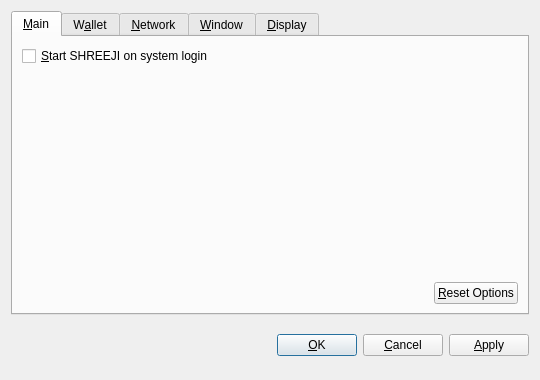
<?xml version="1.0" encoding="UTF-8"?>
<ui version="4.0">
 <class>OptionsDialog</class>
 <widget class="QDialog" name="OptionsDialog">
  <property name="geometry">
   <rect>
    <x>0</x>
    <y>0</y>
    <width>540</width>
    <height>380</height>
   </rect>
  </property>
  <property name="windowTitle">
   <string>Options</string>
  </property>
  <property name="modal">
   <bool>true</bool>
  </property>
  <layout class="QVBoxLayout" name="verticalLayout">
   <item>
    <widget class="QTabWidget" name="tabWidget">
     <property name="tabPosition">
      <enum>QTabWidget::North</enum>
     </property>
     <property name="currentIndex">
      <number>0</number>
     </property>
     <widget class="QWidget" name="tabMain">
      <attribute name="title">
       <string>&amp;Main</string>
      </attribute>
      <layout class="QVBoxLayout" name="verticalLayout_Main">
       <item>
        <widget class="QCheckBox" name="bitcoinAtStartup">
         <property name="toolTip">
          <string>Automatically start SHREEJI after logging in to the system.</string>
         </property>
         <property name="text">
          <string>&amp;Start SHREEJI on system login</string>
         </property>
        </widget>
       </item>
       <item>
        <spacer name="verticalSpacer_Main">
         <property name="orientation">
          <enum>Qt::Vertical</enum>
         </property>
         <property name="sizeHint" stdset="0">
          <size>
           <width>20</width>
           <height>40</height>
          </size>
         </property>
        </spacer>
       </item>
       <item>
        <layout class="QHBoxLayout" name="horizontalLayout_2_Main">
         <item>
          <spacer name="horizontalSpacer_2_Main">
           <property name="orientation">
            <enum>Qt::Horizontal</enum>
           </property>
           <property name="sizeHint" stdset="0">
            <size>
             <width>40</width>
             <height>20</height>
            </size>
           </property>
          </spacer>
         </item>
         <item>
          <widget class="QPushButton" name="resetButton">
           <property name="toolTip">
            <string>Reset all client options to default.</string>
           </property>
           <property name="text">
            <string>&amp;Reset Options</string>
           </property>
           <property name="autoDefault">
            <bool>false</bool>
           </property>
          </widget>
         </item>
        </layout>
       </item>
      </layout>
     </widget>
     <widget class="QWidget" name="tabWallet">
      <attribute name="title">
       <string>W&amp;allet</string>
      </attribute>
      <layout class="QVBoxLayout" name="verticalLayout_Network">
       <item>
        <widget class="QLabel" name="transactionFeeInfoLabel">
         <property name="text">
          <string>Optional transaction fee per kB that helps make sure your transactions are processed quickly. Most transactions are 1 kB.</string>
         </property>
         <property name="textFormat">
          <enum>Qt::PlainText</enum>
         </property>
         <property name="wordWrap">
          <bool>true</bool>
         </property>
        </widget>
       </item>
       <item>
        <layout class="QHBoxLayout" name="horizontalLayout_1_Main">
         <item>
          <widget class="QLabel" name="transactionFeeLabel">
           <property name="text">
            <string>Pay transaction &amp;fee</string>
           </property>
           <property name="textFormat">
            <enum>Qt::PlainText</enum>
           </property>
           <property name="buddy">
            <cstring>transactionFee</cstring>
           </property>
          </widget>
         </item>
         <item>
          <widget class="BitcoinAmountField" name="transactionFee"/>
         </item>
         <item>
          <spacer name="horizontalSpacer_1_Main">
           <property name="orientation">
            <enum>Qt::Horizontal</enum>
           </property>
           <property name="sizeHint" stdset="0">
            <size>
             <width>40</width>
             <height>20</height>
            </size>
           </property>
          </spacer>
         </item>
        </layout>
       </item>
       <item>
        <widget class="QLabel" name="label">
         <property name="text">
          <string>If you disable the spending of unconfirmed change, the change from a transaction cannot be used until that transaction has at least one confirmation. This also affects how your balance is computed.</string>
         </property>
         <property name="wordWrap">
          <bool>true</bool>
         </property>
        </widget>
       </item>
       <item>
        <widget class="QCheckBox" name="spendZeroConfChange">
         <property name="text">
          <string>Spend unconfirmed change  (experts only)</string>
         </property>
        </widget>
       </item>
       <item>
        <spacer name="verticalSpacer">
         <property name="orientation">
          <enum>Qt::Vertical</enum>
         </property>
         <property name="sizeHint" stdset="0">
          <size>
           <width>20</width>
           <height>40</height>
          </size>
         </property>
        </spacer>
       </item>
      </layout>
     </widget>
     <widget class="QWidget" name="tabNetwork">
      <attribute name="title">
       <string>&amp;Network</string>
      </attribute>
      <layout class="QVBoxLayout" name="verticalLayout_Network">
       <item>
        <widget class="QCheckBox" name="mapPortUpnp">
         <property name="toolTip">
          <string>Automatically open the SHREEJI client port on the router. This only works when your router supports UPnP and it is enabled.</string>
         </property>
         <property name="text">
          <string>Map port using &amp;UPnP</string>
         </property>
        </widget>
       </item>
       <item>
        <widget class="QCheckBox" name="connectSocks">
         <property name="toolTip">
          <string>Connect to the SHREEJI network through a SOCKS proxy (e.g. when connecting through Tor).</string>
         </property>
         <property name="text">
          <string>&amp;Connect through SOCKS proxy:</string>
         </property>
        </widget>
       </item>
       <item>
        <layout class="QHBoxLayout" name="horizontalLayout_Network">
         <item>
          <widget class="QLabel" name="proxyIpLabel">
           <property name="text">
            <string>Proxy &amp;IP:</string>
           </property>
           <property name="textFormat">
            <enum>Qt::PlainText</enum>
           </property>
           <property name="buddy">
            <cstring>proxyIp</cstring>
           </property>
          </widget>
         </item>
         <item>
          <widget class="QValidatedLineEdit" name="proxyIp">
           <property name="maximumSize">
            <size>
             <width>140</width>
             <height>16777215</height>
            </size>
           </property>
           <property name="toolTip">
            <string>IP address of the proxy (e.g. 127.0.0.1)</string>
           </property>
          </widget>
         </item>
         <item>
          <widget class="QLabel" name="proxyPortLabel">
           <property name="text">
            <string>&amp;Port:</string>
           </property>
           <property name="textFormat">
            <enum>Qt::PlainText</enum>
           </property>
           <property name="buddy">
            <cstring>proxyPort</cstring>
           </property>
          </widget>
         </item>
         <item>
          <widget class="QLineEdit" name="proxyPort">
           <property name="maximumSize">
            <size>
             <width>55</width>
             <height>16777215</height>
            </size>
           </property>
           <property name="toolTip">
            <string>Port of the proxy (e.g. 9050)</string>
           </property>
          </widget>
         </item>
         <item>
          <widget class="QLabel" name="socksVersionLabel">
           <property name="text">
            <string>SOCKS &amp;Version:</string>
           </property>
           <property name="textFormat">
            <enum>Qt::PlainText</enum>
           </property>
           <property name="buddy">
            <cstring>socksVersion</cstring>
           </property>
          </widget>
         </item>
         <item>
          <widget class="QValueComboBox" name="socksVersion">
           <property name="toolTip">
            <string>SOCKS version of the proxy (e.g. 5)</string>
           </property>
          </widget>
         </item>
         <item>
          <spacer name="horizontalSpacer_Network">
           <property name="orientation">
            <enum>Qt::Horizontal</enum>
           </property>
           <property name="sizeHint" stdset="0">
            <size>
             <width>40</width>
             <height>20</height>
            </size>
           </property>
          </spacer>
         </item>
        </layout>
       </item>
       <item>
        <spacer name="verticalSpacer_Network">
         <property name="orientation">
          <enum>Qt::Vertical</enum>
         </property>
         <property name="sizeHint" stdset="0">
          <size>
           <width>20</width>
           <height>40</height>
          </size>
         </property>
        </spacer>
       </item>
      </layout>
     </widget>
     <widget class="QWidget" name="tabWindow">
      <attribute name="title">
       <string>&amp;Window</string>
      </attribute>
      <layout class="QVBoxLayout" name="verticalLayout_Window">
       <item>
        <widget class="QCheckBox" name="minimizeToTray">
         <property name="toolTip">
          <string>Show only a tray icon after minimizing the window.</string>
         </property>
         <property name="text">
          <string>&amp;Minimize to the tray instead of the taskbar</string>
         </property>
        </widget>
       </item>
       <item>
        <widget class="QCheckBox" name="minimizeOnClose">
         <property name="toolTip">
          <string>Minimize instead of exit the application when the window is closed. When this option is enabled, the application will be closed only after selecting Quit in the menu.</string>
         </property>
         <property name="text">
          <string>M&amp;inimize on close</string>
         </property>
        </widget>
       </item>
       <item>
        <spacer name="verticalSpacer_Window">
         <property name="orientation">
          <enum>Qt::Vertical</enum>
         </property>
         <property name="sizeHint" stdset="0">
          <size>
           <width>20</width>
           <height>40</height>
          </size>
         </property>
        </spacer>
       </item>
      </layout>
     </widget>
     <widget class="QWidget" name="tabDisplay">
      <attribute name="title">
       <string>&amp;Display</string>
      </attribute>
      <layout class="QVBoxLayout" name="verticalLayout_Display">
       <item>
        <layout class="QHBoxLayout" name="horizontalLayout_1_Display">
         <item>
          <widget class="QLabel" name="langLabel">
           <property name="text">
            <string>User Interface &amp;language:</string>
           </property>
           <property name="textFormat">
            <enum>Qt::PlainText</enum>
           </property>
           <property name="buddy">
            <cstring>lang</cstring>
           </property>
          </widget>
         </item>
         <item>
          <widget class="QValueComboBox" name="lang">
           <property name="toolTip">
            <string>The user interface language can be set here. This setting will take effect after restarting SHREEJI.</string>
           </property>
          </widget>
         </item>
        </layout>
       </item>
       <item>
        <layout class="QHBoxLayout" name="horizontalLayout_2_Display">
         <item>
          <widget class="QLabel" name="unitLabel">
           <property name="text">
            <string>&amp;Unit to show amounts in:</string>
           </property>
           <property name="textFormat">
            <enum>Qt::PlainText</enum>
           </property>
           <property name="buddy">
            <cstring>unit</cstring>
           </property>
          </widget>
         </item>
         <item>
          <widget class="QValueComboBox" name="unit">
           <property name="toolTip">
            <string>Choose the default subdivision unit to show in the interface and when sending coins.</string>
           </property>
          </widget>
         </item>
        </layout>
       </item>
       <item>
        <widget class="QCheckBox" name="displayAddresses">
         <property name="toolTip">
          <string>Whether to show SHREEJI addresses in the transaction list or not.</string>
         </property>
         <property name="text">
          <string>&amp;Display addresses in transaction list</string>
         </property>
        </widget>
       </item>
       <item>
        <widget class="QCheckBox" name="coinControlFeatures">
         <property name="toolTip">
          <string>Whether to show coin control features or not.</string>
         </property>
         <property name="text">
          <string>Display coin &amp;control features (experts only!)</string>
         </property>
        </widget>
       </item>
       <item>
        <spacer name="verticalSpacer_Display">
         <property name="orientation">
          <enum>Qt::Vertical</enum>
         </property>
         <property name="sizeHint" stdset="0">
          <size>
           <width>20</width>
           <height>40</height>
          </size>
         </property>
        </spacer>
       </item>
      </layout>
     </widget>
    </widget>
   </item>
   <item>
    <layout class="QHBoxLayout" name="horizontalLayout_Buttons">
     <item>
      <spacer name="horizontalSpacer_1">
       <property name="orientation">
        <enum>Qt::Horizontal</enum>
       </property>
       <property name="sizeHint" stdset="0">
        <size>
         <width>40</width>
         <height>48</height>
        </size>
       </property>
      </spacer>
     </item>
     <item>
      <widget class="QLabel" name="statusLabel">
       <property name="font">
        <font>
         <weight>75</weight>
         <bold>true</bold>
        </font>
       </property>
       <property name="text">
        <string/>
       </property>
       <property name="textFormat">
        <enum>Qt::PlainText</enum>
       </property>
       <property name="wordWrap">
        <bool>true</bool>
       </property>
      </widget>
     </item>
     <item>
      <spacer name="horizontalSpacer_2">
       <property name="orientation">
        <enum>Qt::Horizontal</enum>
       </property>
       <property name="sizeHint" stdset="0">
        <size>
         <width>40</width>
         <height>48</height>
        </size>
       </property>
      </spacer>
     </item>
     <item>
      <widget class="QPushButton" name="okButton">
       <property name="text">
        <string>&amp;OK</string>
       </property>
      </widget>
     </item>
     <item>
      <widget class="QPushButton" name="cancelButton">
       <property name="text">
        <string>&amp;Cancel</string>
       </property>
       <property name="autoDefault">
        <bool>false</bool>
       </property>
      </widget>
     </item>
     <item>
      <widget class="QPushButton" name="applyButton">
       <property name="text">
        <string>&amp;Apply</string>
       </property>
       <property name="autoDefault">
        <bool>false</bool>
       </property>
      </widget>
     </item>
    </layout>
   </item>
  </layout>
 </widget>
 <customwidgets>
  <customwidget>
   <class>BitcoinAmountField</class>
   <extends>QSpinBox</extends>
   <header>bitcoinamountfield.h</header>
  </customwidget>
  <customwidget>
   <class>QValueComboBox</class>
   <extends>QComboBox</extends>
   <header>qvaluecombobox.h</header>
  </customwidget>
  <customwidget>
   <class>QValidatedLineEdit</class>
   <extends>QLineEdit</extends>
   <header>qvalidatedlineedit.h</header>
  </customwidget>
 </customwidgets>
 <resources/>
 <connections/>
</ui>
